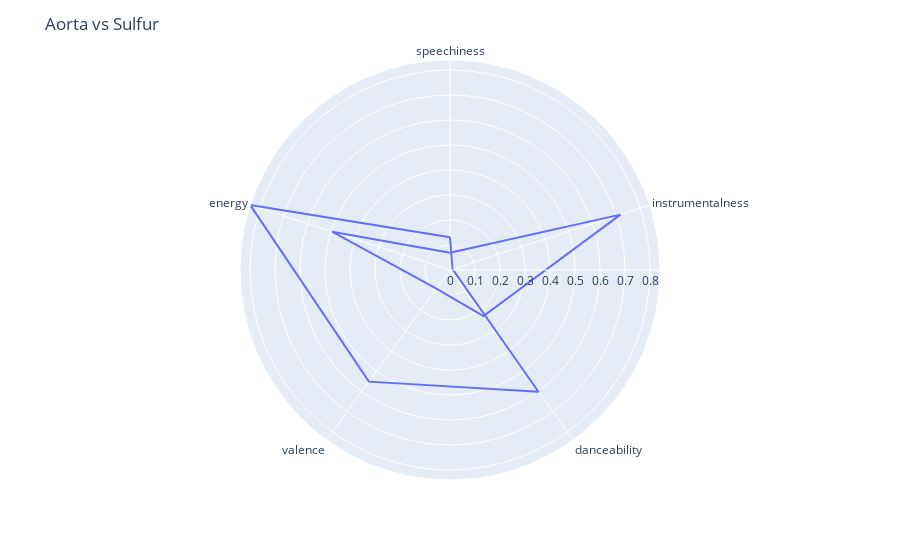

Source (notebook cell):
### Markdown cell above
#### Observation: Throat singing as instrument or as vocal content?
Tanya's work relies heavily on vocal singing and experimentation. Her vocal style is inspired by inuit traditional music, while including aspects of mainstream music composition, and mixing of genres like rap. Spotify hits or misses on considering this vocal aspect as an instrument, let's consider two of Tanya's songs: Aorta and Sulfur, two songs where the focus is put on throat singing. On the first case, Spotify doesn't consider these vocal sounds as instruments, with a score of 0.0108 on instrumentalness. On the second case, Sulfur holds a score of 0.717 on instrumentalness, a very high score.

### Code cell
aorta = audio_features_base[audio_features_base["id"]=="0UxLfXmjXU5qoRFL25n5lA"][features]
sulfur = audio_features_base[audio_features_base["id"]=="26jesSioQPPk52ETrFl0YY"][features]
fig = radar_from_df(aorta, "Tanya Tagaq's aorta")
fig.update_layout(title='Aorta vs Sulfur')
fig2 = radar_from_df(sulfur, "Tanya Tagaq's sulfur")
fig.add_trace(fig2.data[0])

### Figure 1 — Plotly figure (JSON) as saved in the notebook; plotly's stock layout.template omitted (floating-point values rounded to 4 significant figures)
{"data": [{"hovertemplate": "<b>%{hovertext}</b><br><br>r=%{r}<br>theta=%{theta}<extra></extra>", "hovertext": ["Tanya Tagaq's aorta", "Tanya Tagaq's aorta", "Tanya Tagaq's aorta", "Tanya Tagaq's aorta", "Tanya Tagaq's aorta", "Tanya Tagaq's aorta"], "legendgroup": "", "line": {"color": "#636efa", "dash": "solid"}, "mode": "lines", "name": "", "r": [0.131, 0.0108, 0.602, 0.552, 0.84, 0.131], "showlegend": false, "subplot": "polar", "theta": ["speechiness", "instrumentalness", "danceability", "valence", "energy", "speechiness"], "type": "scatterpolar"}, {"hovertemplate": "<b>%{hovertext}</b><br><br>r=%{r}<br>theta=%{theta}<extra></extra>", "hovertext": ["Tanya Tagaq's sulfur", "Tanya Tagaq's sulfur", "Tanya Tagaq's sulfur", "Tanya Tagaq's sulfur", "Tanya Tagaq's sulfur", "Tanya Tagaq's sulfur"], "legendgroup": "", "line": {"color": "#636efa", "dash": "solid"}, "mode": "lines", "name": "", "r": [0.069, 0.717, 0.228, 0.0926, 0.496, 0.069], "showlegend": false, "subplot": "polar", "theta": ["speechiness", "instrumentalness", "danceability", "valence", "energy", "speechiness"], "type": "scatterpolar"}], "layout": {"legend": {"tracegroupgap": 0}, "margin": {"t": 60}, "polar": {"angularaxis": {"direction": "clockwise", "rotation": 90}, "domain": {"x": [0, 1], "y": [0, 1]}}, "title": {"text": "Aorta vs Sulfur"}}}
